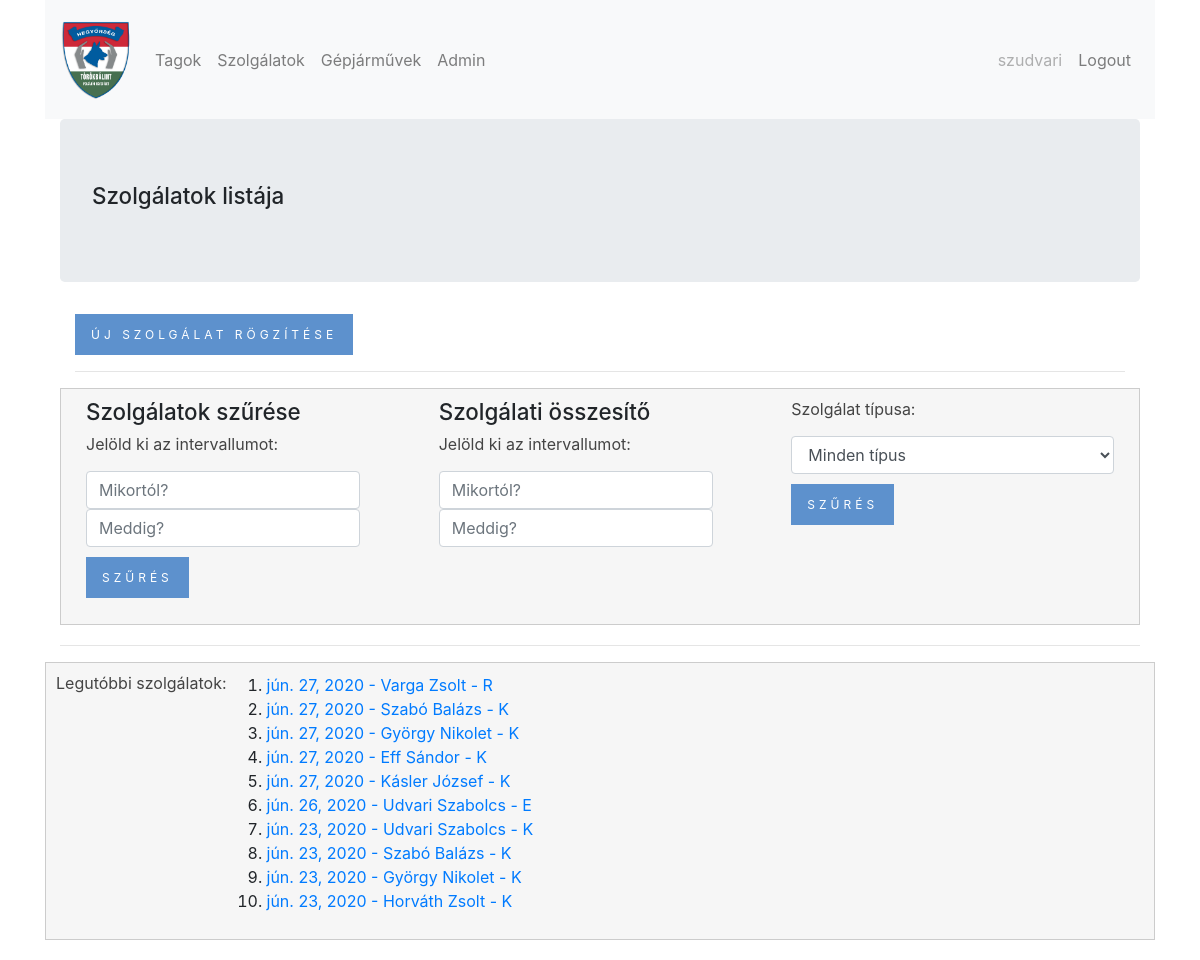
Before: /time_sheet/duty_list (signed in) with the older database file.
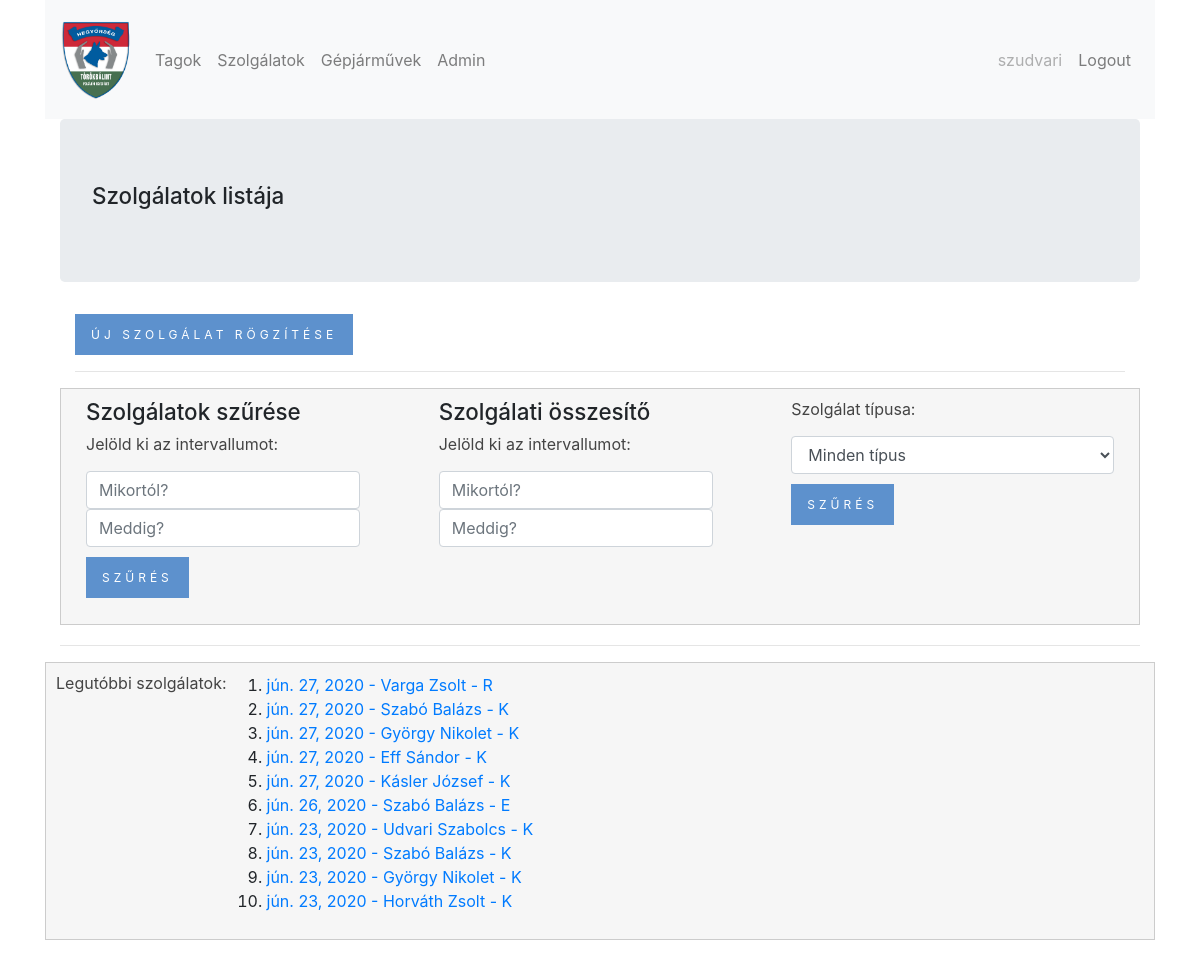
After: the same page with the newer database file.
### time_sheet/models.py (models this page shows, shortened)
class Duty(models.Model):
    s_types = (('O', 'Önálló'),('R','Rendőrrel közös'),('Re','Rendezvénybiztosítás'),('K', 'Kutyás'),('E', 'Egyéb'))
    member = models.ForeignKey('time_sheet.Member', on_delete = models.SET_DEFAULT, verbose_name= ('Szolgálatot ellátó személy'), default=5)
    duty_type = models.CharField(max_length=2, choices = s_types, default='O',verbose_name= ('Szolgálat típusa'))
    date = models.DateField(verbose_name= ('Dátum'))
    hours = models.PositiveSmallIntegerField(default=0, verbose_name= ('Szolgálati órák'))
    commander = models.BooleanField(default=False, verbose_name= ('Járőrparancsnok'))
    kms = models.PositiveSmallIntegerField(default=0, verbose_name= ('Megtett kilométerek'))
    plate = models.ForeignKey('time_sheet.Car', on_delete = models.CASCADE, verbose_name= ('Rendszám'), blank=True, null=True)
    help = models.PositiveSmallIntegerField(default=0, verbose_name= ('Segítségnyújtás (fő)'))
    retention = models.BooleanField(default=False, verbose_name= ('Visszatartás'))
    caught = models.BooleanField(default=False, verbose_name= ('Tettenérés'))
    missing = models.BooleanField(default=False, verbose_name= ('Eltűnt személy felkutatása'))
    signal = models.BooleanField(default=False, verbose_name= ('Jelzésadás'))
    other = models.BooleanField(default=False, verbose_name= ('Egyéb eset'))
    class Meta():
        unique_together = ('member', 'date', 'duty_type')

class Member(models.Model):
    last_name = models.CharField(max_length=256, verbose_name= ('Vezetéknév'))
    first_name = models.CharField(max_length=256, verbose_name= ('Keresztnév'))
    id_number = models.CharField(max_length=20, blank=True, null=True, verbose_name= ('Igazolvány szám'))
    pmpsz_number = models.CharField(max_length=8, unique=True, blank=True, null=True, verbose_name= ('PMPSZ azonosító'))
    young = models.BooleanField(default=False, verbose_name= ('Ifjú polgárőr'))
    dog = models.BooleanField(default=False, verbose_name= ('Kutyás polgárőr'))
    motor = models.BooleanField(default=False, verbose_name= ('Motoros polgárőr'))
    reg_date = models.DateTimeField(default=timezone.now)
    active = models.BooleanField(default=True, verbose_name= ('Aktív tag'))
    class Meta():
        unique_together = ('first_name', 'last_name')
        ordering = ['last_name']
    def __str__(self):
        return self.last_name + ' ' + self.first_name

### time_sheet/views.py (the view)
# urls.py: path('duty_list', views.DutyList.as_view(), name='duty_list'),
class DutyList(LoginRequiredMixin,ListView):
    login_url = '/login/'
    model = models.Duty
    queryset = models.Duty.objects.order_by('-date')[:10]

### time_sheet/templates/time_sheet/duty_list.html (shortened to what this page needs)
{% extends 'base.html' %}
{% block content_block %}
<div class='jumbotron'>
  <h1>Szolgálatok listája</h1>
</div>
<div class="container">
  <a href="{% url 'time_sheet:duty_create' %}" class="btn btn-primary">Új Szolgálat rögzítése</a>
<hr>
<div class="row">
  <div class="col">
    <h2>Szolgálatok szűrése</h2>
    <p>Jelöld ki az intervallumot:</p>
    <form class="form-inline" action="{% url 'time_sheet:duty_filter_list' %}" method="get" autocomplete="off">
      <input class="form-control datepicker" type="datetime" name="s" placeholder="Mikortól?">
      <input class="form-control datepicker" type="datetime" name="e" placeholder="Meddig?">
          <p class="szures-btn">
            <input type="submit" value="Szűrés" class="btn btn-primary">
          </p>
    </form>
  </div>
  <div class="col">
    <h2>Szolgálati összesítő</h2>
    <p>Jelöld ki az intervallumot:</p>
    <form class="form-inline" action="{% url 'time_sheet:duty_sum' %}" method="get" autocomplete="off">
      <input class="form-control datepicker" type="datetime" name="s" placeholder="Mikortól?">
      <input class="form-control datepicker" type="datetime" name="e" placeholder="Meddig?">
</div>
   <div class="col">
    <p>Szolgálat típusa:</p>
    <select class="form-control" name='t' id='t'>
      <option value="">Minden típus</option>
    </select>
    <p class="szures-btn">
      <input type="submit" value="Szűrés" class="btn btn-primary">
    </p>
   </div>
</div>
</div>
<hr>
  <div class="row member-list">
    <p>Legutóbbi szolgálatok:</p>
    <ol>
      {% for duty in duty_list %}
      <li><a href="{% url 'time_sheet:duty_detail' pk=duty.pk %}"> {{duty.date}} - {{duty.member}} - {{duty.duty_type}}</a></li>
        {% endfor %}
      </ol>
    </div>
  {% endblock %}

Changed rows visible on the page:
changed Duty "jún. 26, 2020": member "Udvari Szabolcs" → "Szabó Balázs"
